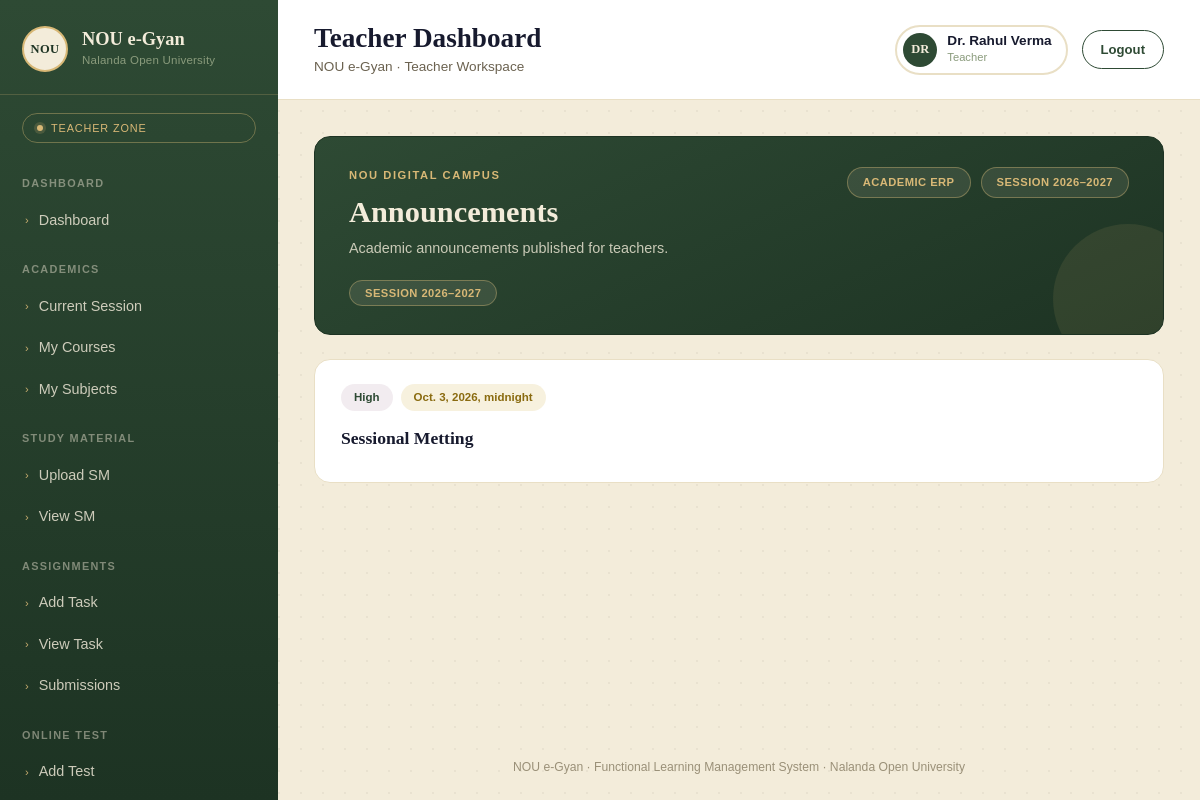
The page /teacher/announcements (signed in) on the database its author committed.
### myapp/models.py (models this page shows, shortened)
class AddTeacher(models.Model):
    user=models.OneToOneField(
        User,
        on_delete=models.CASCADE,
        related_name="Teacher"
    )
    id=models.IntegerField(primary_key=True,auto_created=True)
    employee_id=models.CharField(max_length=20,blank=None,null=True)
    teacher_name=models.CharField(max_length=50)
    email=models.EmailField(max_length=50,blank=None,null=True)
    mobile=models.CharField(max_length=13,blank=None,null=True)
    department=models.CharField(max_length=50,blank=None,null=True)
    designation=models.CharField(max_length=50,blank=None,null=True)
    username=models.CharField(max_length=50,blank=None,null=True)
    password=models.CharField(max_length=50,blank=None,null=True)
    status=models.CharField(max_length=20,blank=None,null=True)
    Dor=models.DateTimeField(null=True)
    Dou=models.DateTimeField(null=True)
    Dod=models.DateTimeField(null=True)

class Announcements(models.Model):
    title=models.CharField(max_length=50)
    audience=models.CharField(max_length=20)
    priority=models.CharField(max_length=20)
    publish_date=models.DateTimeField()
    expiry_date=models.DateTimeField()
    message=models.CharField(max_length=200)

### myapp/views.py (the view)
# urls.py: path('teacher/announcements',views.t_announcements,name="t_announcements"),
@cache_control(no_cache=True,must_revalidate=True,no_store=True)
@login_required
def t_announcements(request):
    data=Announcements.objects.filter(audience__in=["all","teacher"]).order_by("-publish_date")
    return render(request,'teacher/announcement.html',{'data':data})

### myapp/templates/teacher/announcement.html (shortened to what this page needs)
{% extends "teacher/base.html" %} {% block content %}
<main class="content">
  <div class="ms-wrap">
    <div class="ms-hero">
      <div class="ms-hero-top">
        <div>
          <div class="ms-eyebrow">NOU DIGITAL CAMPUS</div>
          <h1 class="ms-title">Announcements</h1>
          <div class="ms-desc">
            Academic announcements published for teachers.
          </div>
        </div>
        <div class="ms-chips">
          <span class="ms-chip">ACADEMIC ERP</span>
          <span class="ms-chip">SESSION 2026–2027</span>
        </div>
      </div>
      <div class="ms-hero-badge">
        <span class="ms-chip">SESSION 2026–2027</span>
      </div>
    </div>
    {% for i in data %}
    <div class="notice-card">
      <div class="notice-tags">
        <span class="notice-tag">{{i.priority}}</span>
        <span class="notice-tag date">{{i.publish_date}}</span>
      </div>
      <div class="notice-title">{{i.title}}</div>
    </div>
    {% endfor %}
  </div>
</main>
{% endblock content %}

### myapp/templates/teacher/includes/navbar.html (shortened to what this page needs)
<header class="topbar">
  <div style="display: flex; align-items: center; gap: 14px">
    <div>
      <h1 class="page-title">Teacher Dashboard</h1>
      <div class="page-sub">NOU e-Gyan · Teacher Workspace</div>
    </div>
  </div>
  <div class="topbar-right">
    <div class="profile-chip">
      <div class="profile-avatar">{{ request.user.Teacher.teacher_name|slice:":2"|upper }}</div>
      <div>
        <div class="profile-name">{{ request.user.Teacher.teacher_name }}</div>
        <div class="profile-role">Teacher</div>
      </div>
    </div>
    <a href="{% url "logout" %}"><button class="logout-btn">Logout</button></a>
  </div>
</header>

### myapp/static/css/teacher.css (style rules this page uses)
:root { --ink: #171A2E; --ink-soft: #262B48; --brick: #2E4A34; --brick-deep: #1D3323; --parchment: #F3ECDA; --parchment-2:#E9DFC5; --brass: #B8863B; --brass-soft: #D8B876; --sage: #8A9B7C; --ink-text: #2A2418; --font-display: 'Cinzel', serif; --font-body: 'Work Sans', sans-serif; --sidebar-w: 278px; --ok: #4F7A5C; --warn: #B8863B; padding-top: env(safe-area-inset-top, 0px); padding-bottom: env(safe-area-inset-bottom, 0px); }
* { box-sizing: border-box; }
html,body { height:100%; }
body { margin:0; font-family: var(--font-body); background: var(--parchment); color: var(--ink-text); -webkit-font-smoothing: antialiased; }
a { text-decoration:none; color:inherit; }
button { font-family: inherit; }
.topbar { display:flex; align-items:center; justify-content:space-between; gap:20px; padding: 22px clamp(20px, 3vw, 44px); border-bottom: 1px solid var(--parchment-2); background: #fff; position: sticky; top:0; z-index:5; padding-top: calc(22px + env(safe-area-inset-top, 0px)); }
.page-title { font-family: var(--font-display); font-weight:600; font-size: clamp(1.35rem, 2.4vw, 1.7rem); color: var(--ink); margin:0; }
.page-sub { font-size:0.85rem; color: #6B6250; margin-top:2px; }
.topbar-right { display:flex; align-items:center; gap:14px; }
.profile-chip { display:flex; align-items:center; gap:10px; padding: 6px 14px 6px 6px; border: 2px solid var(--parchment-2); border-radius: 999px; }
.profile-avatar { width:34px; height:34px; border-radius:50%; background: var(--brick); color: var(--parchment); display:flex; align-items:center; justify-content:center; font-family: var(--font-display); font-size:0.78rem; font-weight:700; }
.profile-name { font-size:0.85rem; font-weight:600; color: var(--ink); line-height:1.1; }
.profile-role { font-size:0.7rem; color: var(--sage); }
.logout-btn { border:1px solid var(--brick); color: var(--brick); background: transparent; padding: 9px 18px; border-radius: 999px; font-size:0.82rem; font-weight:600; cursor:pointer; transition: background .15s ease, color .15s ease; }
.content { padding: clamp(20px, 3vw, 44px); flex:1; }

### myapp/templates/teacher/announcement.html (style rules this page uses)
:root { --ink: #171a2e; --brick: #2e4a34; --brick-deep: #1d3323; --parchment: #f3ecda; --parchment-2: #e9dfc5; --brass: #b8863b; --brass-soft: #d8b876; --ink-text: #2a2418; --font-display: "Cinzel", serif; --font-body: "Work Sans", sans-serif; }
.ms-wrap { font-family: var(--font-body); color: var(--ink-text); }
.ms-hero { position: relative; overflow: hidden; border-radius: 16px; padding: 30px 34px; background: linear-gradient( 155deg, var(--brick) 0%, var(--brick-deep) 100% ); border: 1px solid var(--brick-deep); color: var(--parchment); margin-bottom: 24px; }
.ms-hero::after { content: ""; position: absolute; right: -40px; bottom: -40px; width: 150px; height: 150px; border-radius: 50%; background: rgba(216, 184, 118, 0.1); }
.ms-hero-top { display: flex; align-items: flex-start; justify-content: space-between; gap: 16px; position: relative; z-index: 1; flex-wrap: wrap; }
.ms-eyebrow { font-size: 0.7rem; letter-spacing: 0.14em; font-weight: 700; color: var(--brass-soft); margin-bottom: 10px; }
.ms-title { font-family: var(--font-display); font-weight: 600; font-size: clamp(1.5rem, 2.8vw, 1.9rem); margin: 0 0 8px; line-height: 1.2; }
.ms-desc { font-size: 0.9rem; color: rgba(243, 236, 218, 0.8); max-width: 520px; }
.ms-chips { display: flex; gap: 10px; flex-wrap: wrap; }
.ms-chip { background: rgba(243, 236, 218, 0.1); border: 1px solid rgba(216, 184, 118, 0.4); color: var(--brass-soft); font-size: 0.7rem; font-weight: 700; letter-spacing: 0.04em; padding: 6px 15px; border-radius: 999px; white-space: nowrap; }
.ms-hero-badge { position: relative; z-index: 1; margin-top: 20px; display: inline-block; }
.notice-card { background:#fff; border:1px solid var(--parchment-2); border-radius:16px; padding: 24px 26px; margin-bottom: 16px; }
.notice-tags { display:flex; gap:8px; margin-bottom: 14px; flex-wrap:wrap; }
.notice-tag { font-size:0.72rem; font-weight:700; padding: 5px 13px; border-radius:999px; background: rgba(169,130,154,0.15); color: var(--brick); }
.notice-tag.date { background: rgba(201,162,39,0.15); color:#8A6B10; }
.notice-title { font-family: var(--font-display); font-weight:700; font-size:1.1rem; color: var(--ink); margin-bottom:6px; }

### rows shown on the page
Announcements: priority "High", publish_date "Oct. 3, 2026, midnight", title "Sessional Metting"

### other values the page prints
{{ request.user.Teacher.teacher_name|slice:":2"|upper }} "DR"
{{ request.user.Teacher.teacher_name }} "Dr. Rahul Verma"
